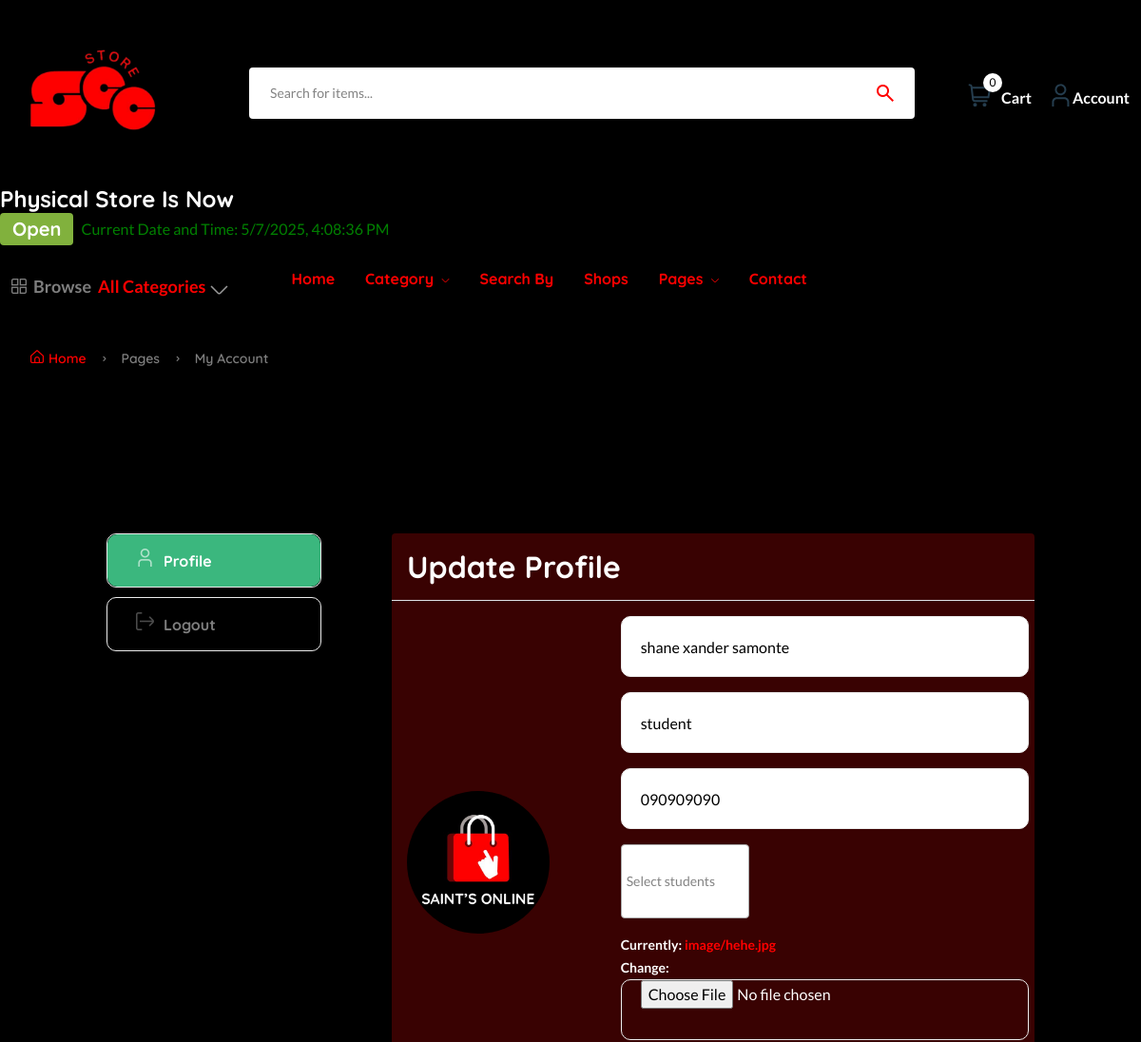
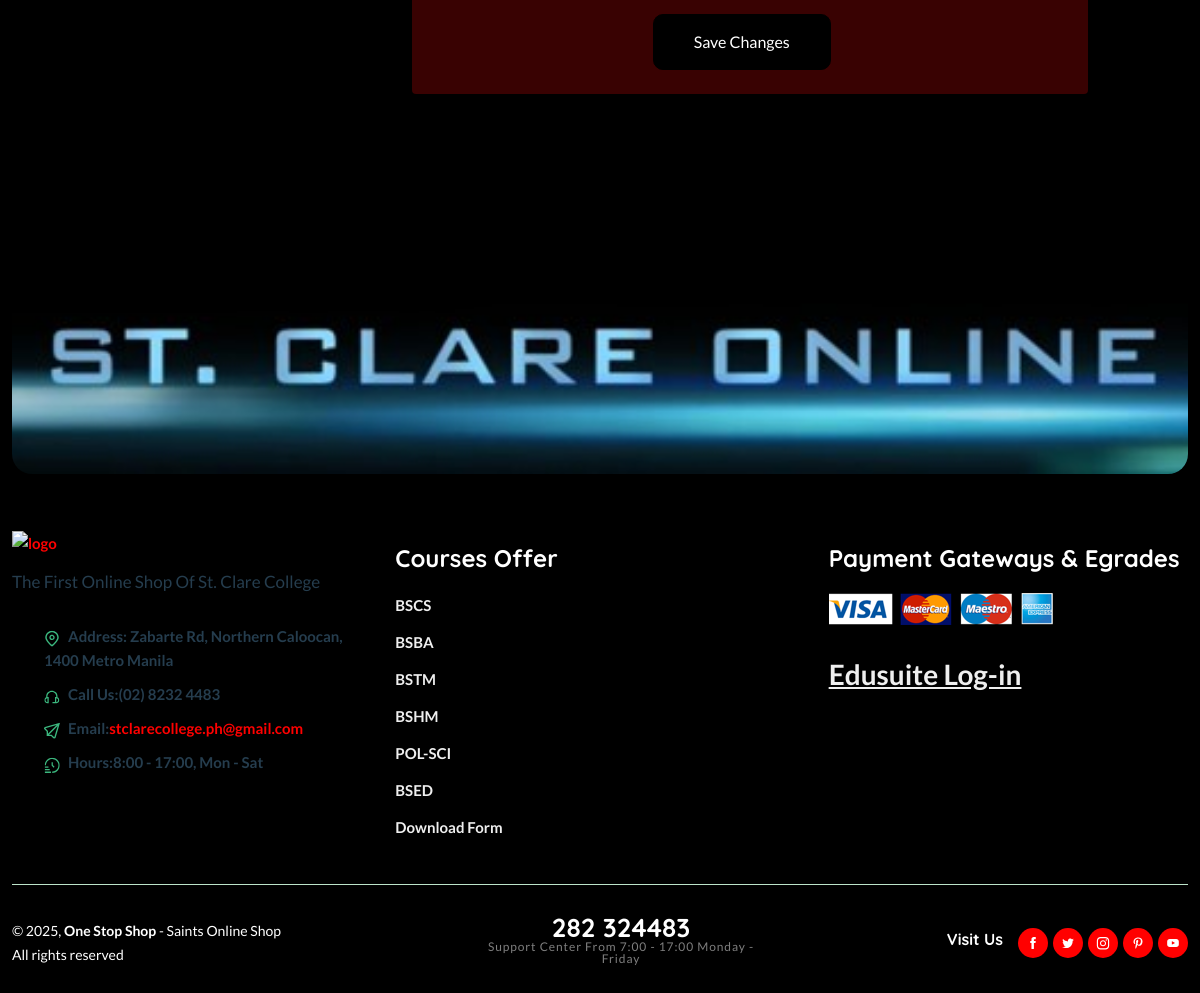
The app's page /user/profile/update/ (signed in) with its own data (2 pictures, top to bottom).
### userauths/models.py (models this page shows, shortened)
class Profile(models.Model):
    user = models.OneToOneField(User, on_delete=models.CASCADE)
    image = models.ImageField(upload_to="image")
    full_name = models.CharField(max_length=200, null=True, blank=True)
    bio = models.CharField(max_length=200, null=True, blank=True)
    phone = models.CharField(max_length=200) # +234 (456) - 789
    address = models.CharField(max_length=200, null=True, blank=True)
    country = models.CharField(max_length=200, null=True, blank=True)
    relative_students = models.ManyToManyField(User, blank=True, related_name='parents', symmetrical=False)
    verified = models.BooleanField(default=False)
    def is_parent(self):
        return self.user.groups.filter(name='Parent').exists()

### userauths/views.py (the view)
# urls.py: path("profile/update/", views.profile_update, name="profile-update"),
def profile_update(request):
    try:
        profile = Profile.objects.get(user=request.user)
    except Profile.DoesNotExist:
        profile = None  # You could also redirect the user to a profile creation page here
    if request.method == "POST":
        form = ProfileForm(request.POST, request.FILES, instance=profile)
        if form.is_valid():
            new_form = form.save(commit=False)
            new_form.user = request.user
            new_form.save()
            messages.success(request, "Profile Updated Successfully.")
            return redirect("core:dashboard")
    else:
        form = ProfileForm(instance=profile)
    context = {
        "form": form,
        "profile": profile,
    }
    return render(request, "userauths/profile-edit.html", context)

### userauths/forms.py
class ProfileForm(forms.ModelForm):
    full_name = forms.CharField(widget=forms.TextInput(attrs={"placeholder": "Full Name"}))
    bio = forms.CharField(widget=forms.TextInput(attrs={"placeholder": "Bio"}))
    phone = forms.CharField(widget=forms.TextInput(attrs={"placeholder": "Phone"}))
    relative_students = forms.ModelMultipleChoiceField(
    queryset=User.objects.filter(groups__name='Student'),)
    class Meta:
        model = Profile
        fields = ['full_name', 'image', 'bio', 'phone', 'relative_students']
    def __init__(self, *args, **kwargs):
        super(ProfileForm, self).__init__(*args, **kwargs)
        if not self.instance.user.profile.is_parent():  # Assuming the Profile is already linked to the user
            del self.fields['relative_students']

### core/context_processor.py (called while the page is built)
def default(request):
    categories = Category.objects.all()
    vendors = Vendor.objects.all()
    min_max_price = Product.objects.aggregate(Min("price"), Max("price"))
    try:
        address = Address.objects.get(user=request.user)
    except:
        address = None
    return {
        'categories': categories,
        'address':address,
        'vendors': vendors,
        'min_max_price':min_max_price
    }

### userauths/models.py (called while the page is built)
    def __str__(self):
        return self.username

### templates/userauths/profile-edit.html (shortened to what this page needs)
{% extends 'partial/base.html' %}
{% load widget_tweaks %}
{% load static %}
{% block page %}
<main class="main pages">
        <div class="page-header breadcrumb-wrap">
            <div class="container">
                <div class="breadcrumb">
                    <a href="index.html" rel="nofollow"><i class="fi-rs-home mr-5"></i>Home</a>
                    <span></span> Pages <span></span> My Account
                </div>
            </div>
        </div>
        <div class="page-content pt-150 pb-150">
            <div class="container">
                <div class="row">
                    <div class="col-lg-10 m-auto">
                        <div class="row">
                            <div class="col-md-3">
                                <div class="dashboard-menu">
                                    <ul class="nav flex-column" role="tablist">
                                        <li class="nav-item">
                                            <a class="nav-link active" id="profile-tab" data-bs-toggle="tab" href="#profile" role="tab" aria-controls="profile" aria-selected="false"><i class="fi-rs-user mr-10"></i>Profile</a>
                                        </li>
                                        <li class="nav-item">
                                            <a class="nav-link" href="{% url 'account_logout' %}"><i class="fi-rs-sign-out mr-10"></i>Logout</a>
                                        </li>
                                    </ul>
                                </div>
                            </div>
                            <div class="col-md-9">
                                <div class="tab-content account dashboard-content pl-50">
                                    <div class="tab-pane fade active show" id="profile" role="tabpanel" aria-labelledby="profile-tab">
                                        <div class="card">
                                            <div class="card-header border-bottom">
                                                <h3 class="mb-0">Update Profile</h3>
                                            </div>
                                            <div class="card-body mb-2" style="display: flex; align-items: center; gap: 10px;">
                                                <div class="col-md-4">
                                                    {% if profile.image %}
                                                    <span><img src="{{ profile.image.url }}" style="width: 150px; object-fit: cover; border-radius:50%; height:150px;" alt=""></span>
                                                    {% else %}
                                                    <span><img src="https://t4.ftcdn.net/jpg/00/64/67/63/360_F_64676383_LdbmhiNM6Ypzb3FM4PPuFP9rHe7ri8Ju.jpg" style="width: 150px; object-fit: cover; border-radius:50%; height:150px;" alt=""></span>
                                                    {% endif %}
                                                </div>
                                                    <div class="col-md-8">
                                                        <form class="d-inline-grid" action="" method="POST" enctype="multipart/form-data">
                                                            <div class="mb-3">
                                                                {{form.full_name}}
                                                            </div>
                                                            <div class="mb-3">
                                                                {{form.bio}}
                                                            </div>
                                                            <div class="mb-3">
                                                                {{form.phone}}
                                                            </div>
                                                            <div class="mb-3">
                                                            </div>
                                                            <div class="mb-3">
                                                                {{form.image}}
                                                            </div>
                                                            <button class="bxtn btn-succees" type="submit">Save Changes</button>
                                                        </form>
                                                    </div>
                                                </div>
                                            </div>
                                        </div>
                                    </div>
                                </div>
                            </div>
                        </div>
                    </div>
                </div>
            </div>
    </main>
{% endblock page %}

### records on screen
Profile: image (picture), full_name "shane xander samonte", bio "student", phone "090909090"

### other values on screen
{{ request.session.cart_data_obj|length }} "0"
